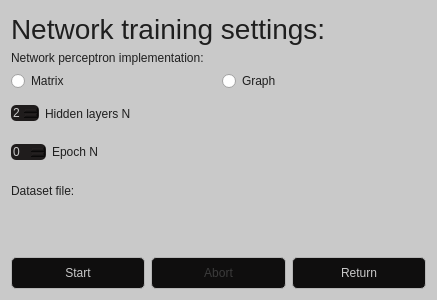
<?xml version="1.0" encoding="UTF-8"?>
<ui version="4.0">
 <class>TrainingDialog</class>
 <widget class="QWidget" name="TrainingDialog">
  <property name="geometry">
   <rect>
    <x>0</x>
    <y>0</y>
    <width>437</width>
    <height>300</height>
   </rect>
  </property>
  <property name="maximumSize">
   <size>
    <width>678</width>
    <height>300</height>
   </size>
  </property>
  <property name="windowTitle">
   <string>Training settings</string>
  </property>
  <property name="styleSheet">
   <string notr="true">*{
	color: #1f1f1f;
}
#TrainingDialog{
	background: #c9c9c9;
}
QPushButton{
	color: #c9c9c9;
	background: #0f0e0e;
	height:30px;
	border: 1px solid #b5b5b5;
	border-radius: 5px;
}
QPushButton::pressed{
	background: #1c1a1a;
}
QPushButton::disabled{
	color: #3b3b3b;
}
#LogBoxTE QSpinBox {
	color: #c9c9c9;
	border-radius:5px;
	background: #1f1c1c;
}
QSpinBox {
	color: #c9c9c9;
	border-radius:5px;
	background: #1f1c1c;
}
QLabel{
	color: #1f1f1f;
}</string>
  </property>
  <layout class="QGridLayout" name="gridLayout">
   <property name="topMargin">
    <number>12</number>
   </property>
   <item row="0" column="0">
    <layout class="QVBoxLayout" name="MainVL">
     <item>
      <widget class="QLabel" name="MainLabel">
       <property name="font">
        <font>
         <pointsize>21</pointsize>
        </font>
       </property>
       <property name="text">
        <string>Network training settings:</string>
       </property>
      </widget>
     </item>
     <item>
      <widget class="QLabel" name="ImplementationL">
       <property name="sizePolicy">
        <sizepolicy hsizetype="Preferred" vsizetype="Fixed">
         <horstretch>0</horstretch>
         <verstretch>0</verstretch>
        </sizepolicy>
       </property>
       <property name="text">
        <string>Network perceptron implementation:</string>
       </property>
      </widget>
     </item>
     <item>
      <layout class="QHBoxLayout" name="ImplementationHL">
       <item>
        <widget class="QRadioButton" name="MatrixRB">
         <property name="text">
          <string>Matrix</string>
         </property>
        </widget>
       </item>
       <item>
        <widget class="QRadioButton" name="GraphRB">
         <property name="text">
          <string>Graph</string>
         </property>
        </widget>
       </item>
      </layout>
     </item>
     <item>
      <layout class="QHBoxLayout" name="HiddenLayersHL">
       <item>
        <widget class="QSpinBox" name="HiddenLayersSB">
         <property name="sizePolicy">
          <sizepolicy hsizetype="Fixed" vsizetype="Fixed">
           <horstretch>0</horstretch>
           <verstretch>0</verstretch>
          </sizepolicy>
         </property>
         <property name="minimum">
          <number>2</number>
         </property>
         <property name="maximum">
          <number>5</number>
         </property>
        </widget>
       </item>
       <item>
        <widget class="QLabel" name="HiddenLayersLB">
         <property name="text">
          <string>Hidden layers N</string>
         </property>
        </widget>
       </item>
      </layout>
     </item>
     <item>
      <layout class="QHBoxLayout" name="EpochNHL">
       <item>
        <widget class="QSpinBox" name="EpochNSB">
         <property name="sizePolicy">
          <sizepolicy hsizetype="Fixed" vsizetype="Fixed">
           <horstretch>0</horstretch>
           <verstretch>0</verstretch>
          </sizepolicy>
         </property>
        </widget>
       </item>
       <item>
        <widget class="QLabel" name="EpochNLB">
         <property name="text">
          <string>Epoch N</string>
         </property>
        </widget>
       </item>
      </layout>
     </item>
     <item>
      <widget class="QLabel" name="label">
       <property name="text">
        <string>Dataset file:</string>
       </property>
      </widget>
     </item>
     <item>
      <widget class="s21::FileImportWidget" name="FileImportWid" native="true">
       <property name="sizePolicy">
        <sizepolicy hsizetype="Preferred" vsizetype="Fixed">
         <horstretch>0</horstretch>
         <verstretch>0</verstretch>
        </sizepolicy>
       </property>
       <property name="minimumSize">
        <size>
         <width>0</width>
         <height>38</height>
        </size>
       </property>
      </widget>
     </item>
     <item>
      <layout class="QHBoxLayout" name="ComandsHL">
       <item>
        <widget class="QPushButton" name="StartB">
         <property name="text">
          <string>Start</string>
         </property>
        </widget>
       </item>
       <item>
        <widget class="QPushButton" name="AbortB">
         <property name="enabled">
          <bool>false</bool>
         </property>
         <property name="text">
          <string>Abort</string>
         </property>
        </widget>
       </item>
       <item>
        <widget class="QPushButton" name="ReturnB">
         <property name="text">
          <string>Return</string>
         </property>
        </widget>
       </item>
      </layout>
     </item>
    </layout>
   </item>
  </layout>
 </widget>
 <customwidgets>
  <customwidget>
   <class>s21::FileImportWidget</class>
   <extends>QWidget</extends>
   <header location="global">FileImportWidget.h</header>
   <container>1</container>
  </customwidget>
 </customwidgets>
 <resources/>
 <connections/>
</ui>
